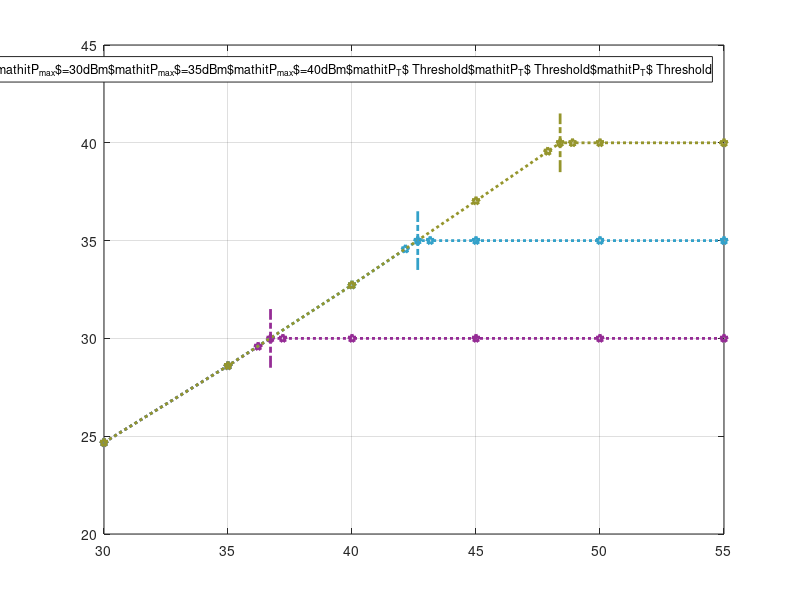

MATLAB code for this plot: (Note: this script raises an error after producing the figure.)
close all;
clear all;
clc;
tic;

load('PT_20250610.mat');

Power_dBm = Power_dB+30;
PT_dBm = Power_PT_dB+30;

PowerSum_dBm = PowerSum_record_PT;
PowerSum_dBm = 30+10*log10(PowerSum_dBm);
PT_Thr_dBm = 30+10*log10(PT_Thr_record);
PowerSum_Thr_dBm = 30+10*log10(PowerSum_record_PT_Thr);


PT_Thr_dBm_total = zeros(3,length(Power_dBm));
for p_dB = 1:length(Power_dBm)
    i=-P_T_gap_dB:P_T_gap_dB:P_T_gap_dB;
    i=i';
    PT_Thr_dBm_total(:,p_dB) = i+PT_Thr_dBm(p_dB);
end


PT_dBm_total = zeros(length(PT_dBm)+3,length(Power_dBm));
PowerSum_dBm_total = zeros(length(PT_dBm)+3,length(Power_dBm));
for p_dB = 1:length(Power_dBm)
    i_PT = 1;
    i_Thr = 1;
    i = 0;
    while i<length(PT_dBm)+3
        i = i+1;
        if i_Thr>3 || PT_dBm(i_PT)<PT_Thr_dBm_total(i_Thr,p_dB)            
            PT_dBm_total(i,p_dB) = PT_dBm(i_PT);
            PowerSum_dBm_total(i,p_dB) = PowerSum_dBm(i_PT,p_dB);
            i_PT = i_PT+1;
        else            
            PT_dBm_total(i,p_dB) = PT_Thr_dBm_total(i_Thr,p_dB);
            PowerSum_dBm_total(i,p_dB) = PowerSum_Thr_dBm(i_Thr,p_dB);
            i_Thr = i_Thr+1;
        end
    end
end

figure1=figure;
plot(PT_dBm_total(:,1),PowerSum_dBm_total(:,1),':p','Color',[149/255 44/255 149/255],'LineWidth',2,'MarkerSize',6);
hold on;
plot(PT_dBm_total(:,2),PowerSum_dBm_total(:,2),':p','Color',[51/255 161/255 201/255],'LineWidth',2,'MarkerSize',6);
plot(PT_dBm_total(:,3),PowerSum_dBm_total(:,3),':p','Color',[149/255 149/255 44/255],'LineWidth',2,'MarkerSize',6);

grid on;
box on;
plot([PT_Thr_dBm_total(2,1),PT_Thr_dBm_total(2,1)],[PowerSum_Thr_dBm(2,1)-1.5,PowerSum_Thr_dBm(2,1)+1.5],'-.','Color',[149/255 44/255 149/255],'LineWidth',2);
plot([PT_Thr_dBm_total(2,2),PT_Thr_dBm_total(2,2)],[PowerSum_Thr_dBm(2,2)-1.5,PowerSum_Thr_dBm(2,2)+1.5],'-.','Color',[51/255 161/255 201/255],'LineWidth',2);
plot([PT_Thr_dBm_total(2,3),PT_Thr_dBm_total(2,3)],[PowerSum_Thr_dBm(2,3)-1.5,PowerSum_Thr_dBm(2,3)+1.5],'-.','Color',[149/255 149/255 44/255],'LineWidth',2);


legend1=legend(["$\mathit{P_{max}}$=30dBm",...
    "$\mathit{P_{max}}$=35dBm",...
    "$\mathit{P_{max}}$=40dBm" ...
    "$\mathit{P_{T}}$ Threshold",...
    "$\mathit{P_{T}}$ Threshold",...
    "$\mathit{P_{T}}$ Threshold"]);
legend1.NumColumns = 2;
legend1.ItemTokenSize=[16,12];

set(legend1,'Position',[0.35 0.15 0.43 0.15],'Interpreter','latex');
hold off;
xlabel('Circuit Power (dBm)');
ylabel('Total Transmit Power (dBm)');
axis([30,55,24,42]);
FIGNAME = 'main_PT_20250610';
PrintFigToPaper('-depsc', FIGNAME, 16, 'Times New Roman', 7, 1, 0);